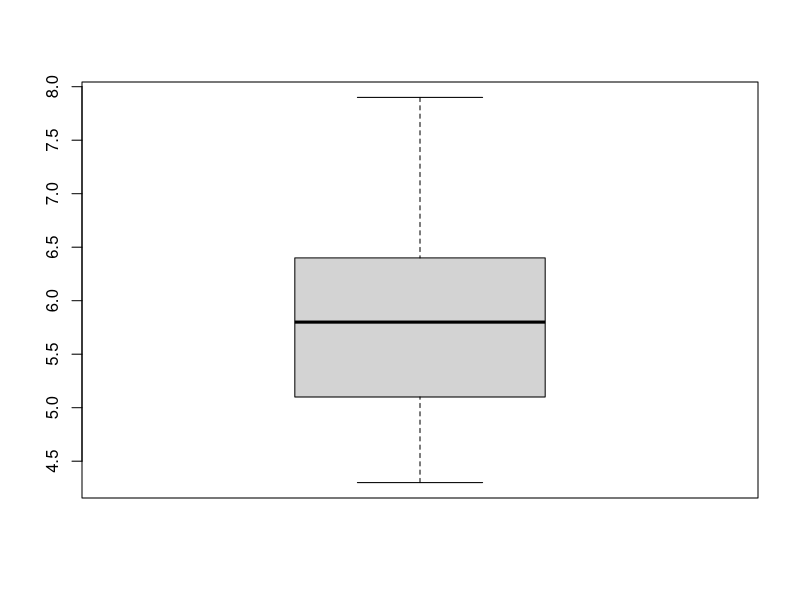
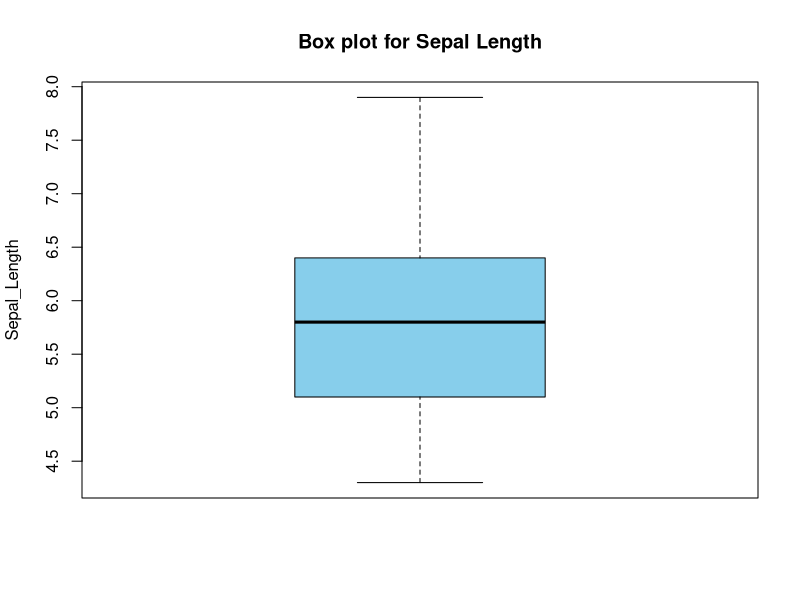
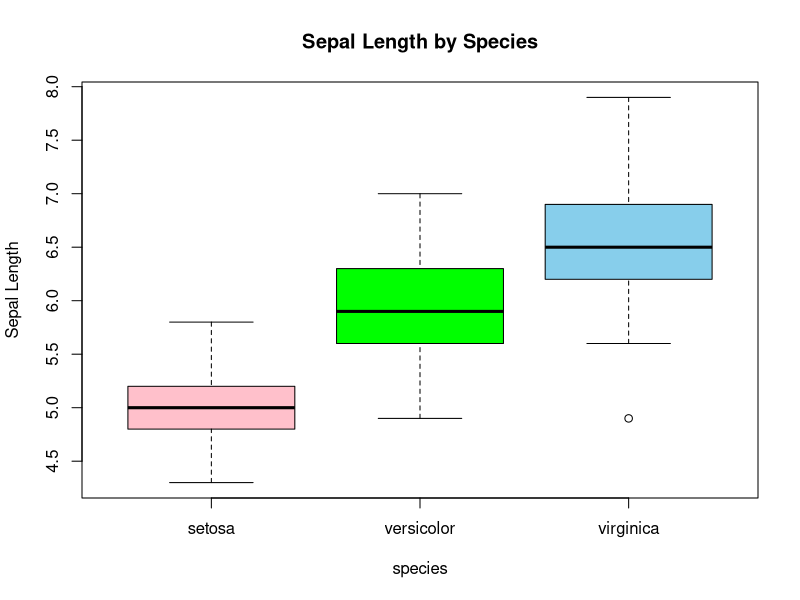
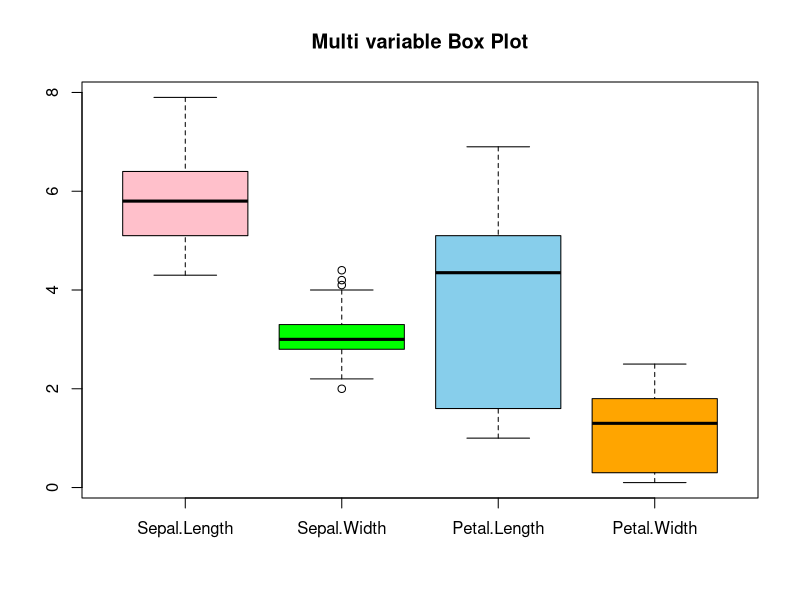

Write R code to recreate these figures, in order.
data(iris)
str(iris)
View(iris)
class(iris)
?iris
boxplot(iris$Sepal.Length)
boxplot(iris$Sepal.Length,
        main = "Box plot for Sepal Length",
        ylab = "Sepal_Length",
        col = 'skyblue')
boxplot(Sepal.Length ~ Species,
        data = iris,
        main = "Sepal Length by Species",
        xlab = "species",
        ylab = 'Sepal Length',
        col = c('pink','green','skyblue'))
boxplot(iris[,1 : 4],
        main = "Multi variable Box Plot",
        
         col = c('pink','green','skyblue','orange'))
        
